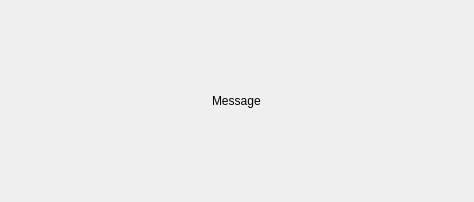
<?xml version="1.0" encoding="UTF-8"?>
<ui version="4.0">
 <class>Dialog</class>
 <widget class="QDialog" name="Dialog">
  <property name="geometry">
   <rect>
    <x>0</x>
    <y>0</y>
    <width>474</width>
    <height>202</height>
   </rect>
  </property>
  <property name="windowTitle">
   <string>Dialog</string>
  </property>
  <layout class="QGridLayout" name="gridLayout">
   <item row="0" column="0" alignment="Qt::AlignHCenter">
    <widget class="QLabel" name="message_text">
     <property name="text">
      <string>Message</string>
     </property>
    </widget>
   </item>
  </layout>
 </widget>
 <resources/>
 <connections/>
</ui>
